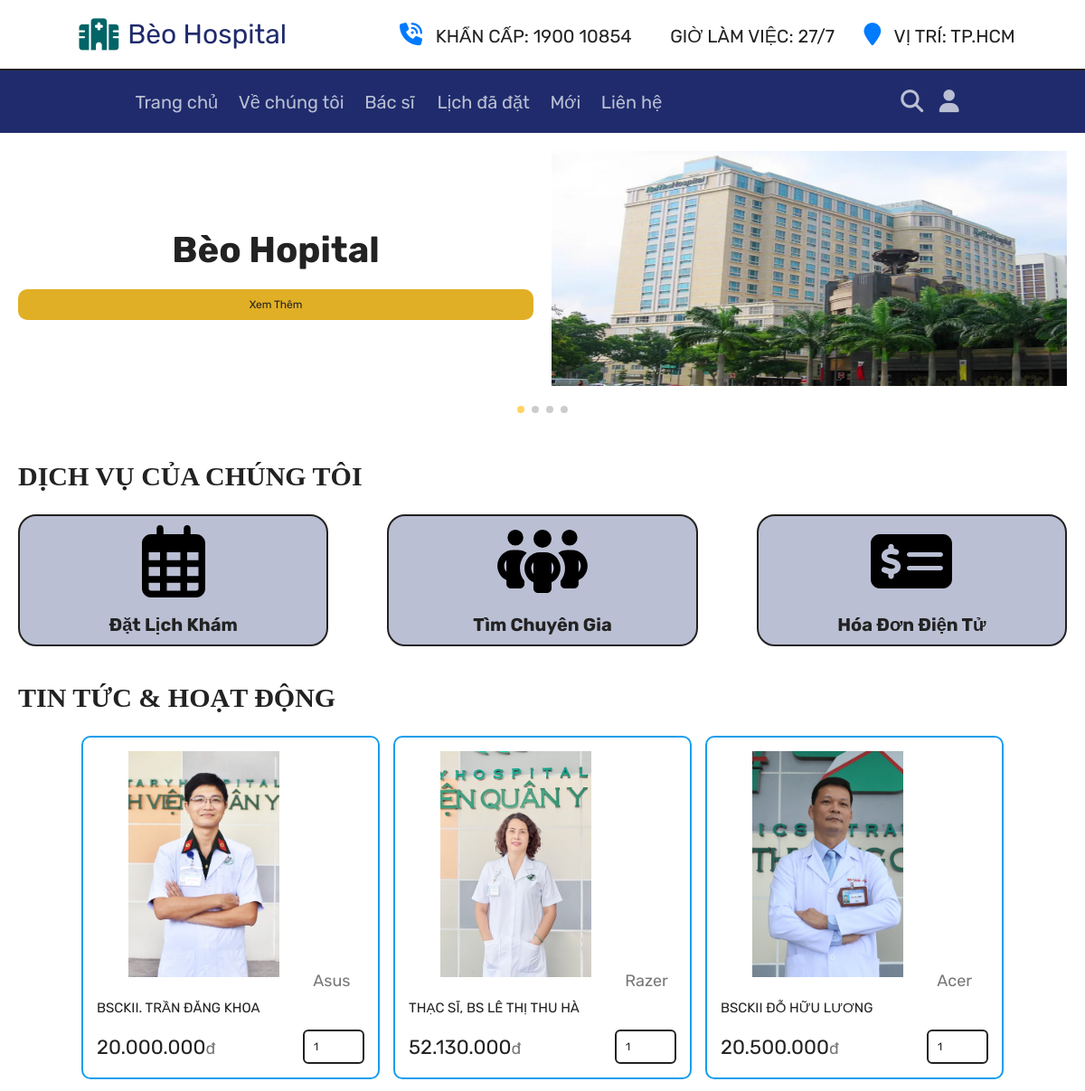
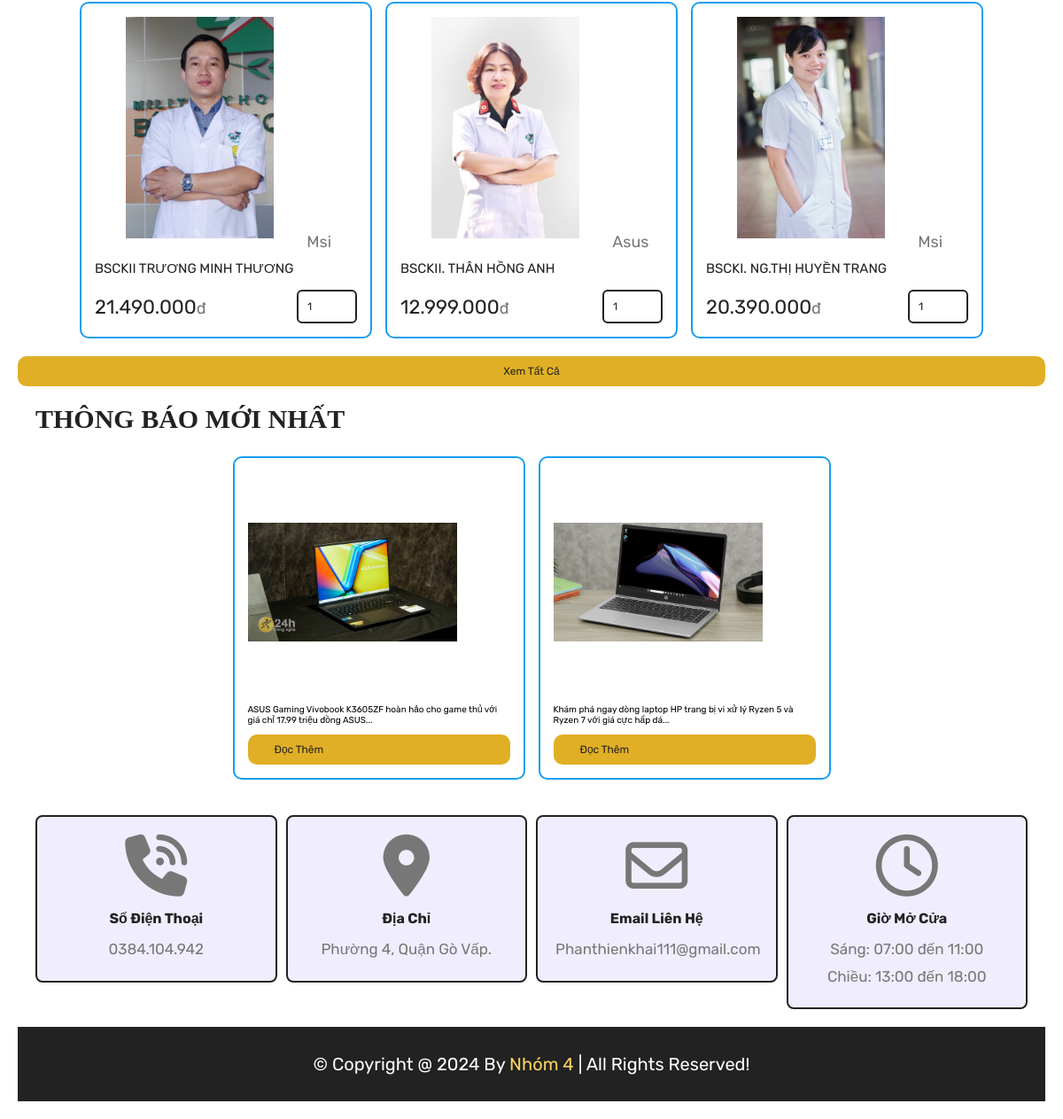
The app's page /home.php with its own data (2 pictures, top to bottom).
### tables this page shows
CREATE TABLE `products` (
  `id` int(100) NOT NULL,
  `name` varchar(100) NOT NULL,
  `category` varchar(100) NOT NULL,
  `price` int(10) NOT NULL,
  `image` varchar(100) NOT NULL,
  `description` text DEFAULT NULL,
  `warranty` int(11) DEFAULT NULL,
  `manufacturer` varchar(255) DEFAULT NULL
);

CREATE TABLE `new` (
  `title` varchar(225) NOT NULL,
  `image` varchar(100) NOT NULL,
  `content` text NOT NULL,
  `id` int(10) NOT NULL
);

### home.php (the view, shortened to what this page needs)
<?php
include 'components/connect.php';
include './convert_currency.php';
?>
<!DOCTYPE html>
<html lang="en">
<head>
   <link rel="stylesheet" href="https://unpkg.com/swiper@8/swiper-bundle.min.css" />
   <link rel="stylesheet" href="https://cdnjs.cloudflare.com/ajax/libs/font-awesome/6.1.1/css/all.min.css">
   <link rel="stylesheet" href="css/style.css">
</head>
<body>
   <?php include 'components/user_header.php'; ?>
   <section class="hero">
      <div class="swiper hero-slider">
         <div class="swiper-wrapper">
            <div class="swiper-slide slide">
               <div class="content">
                  <h3>Bèo  Hopital</h3>
                  <a href="./product.php" class="btn">Xem thêm</a>
               </div>
               <div class="image">
                  <img src="imgs/Raffles_Hospital.png" alt="">
               </div>
            </div>
            <div class="swiper-slide slide">
               <div class="content">
                  <h3>TỰ HÀO LÀ BỆNH VIỆN ĐA KHOA HẠNG I</h3>
                  <a href="./product.php" class="btn">Xem thêm</a>
               </div>
               <div class="image">
                  <img src="imgs/cover-home-6.jpg" alt="">
               </div>
            </div>
            <div class="swiper-slide slide">
               <div class="content">
                  <h3>"THÂN THIỆN ĐỊNH HƯỚNG HIỆN ĐẠI" <br>LÀ CHÂM NGÔN CỦA BỆNH VIỆN</h3>
                  <a href="./product.php" class="btn">Xem thêm</a>
               </div>
               <div class="image">
                  <img src="imgs/cover-home-5.jpg" alt="">
               </div>
            </div>
            <div class="swiper-slide slide">
               <div class="content">
                  <h3>TRANG THIẾT BỊ - CƠ SỞ VẬT CHẤT HIỆN ĐẠI <br> ĐÁP ỨNG NHU CẦU BỆNH NHÂN </h3>
                  <a href="./product.php" class="btn">Xem thêm</a>
               </div>
               <div class="image">
                  <img src="imgs/cover-home-3.jpg " alt="">
               </div>
            </div>
         </div>
         <div class="swiper-pagination"></div>
      </div>
   </section>
   <section class="category">
      <h1 class="title">DỊCH VỤ CỦA CHÚNG TÔI</h1>
      <div class="box-container">
         <a href="datlich.php" class="box">
            <img src="imgs/calendar-days-regular.svg" class="icon_svg" alt="">
            <h3>Đặt lịch khám</h3>
         </a>
         <a href="category.php?category=acer" class="box">
         <img src="imgs/people-group-solid.svg" alt="">
            <h3>Tìm Chuyên Gia</h3>
         </a>
         <a href="category.php?category=msi" class="box">
            <img src="imgs/money-check-dollar-solid.svg" alt="">
            <h3>Hóa Đơn Điện Tử</h3>
         </a>
      </div>
   </section>
   <section class="products">
      <h1 class="title">TIN TỨC & HOẠT ĐỘNG</h1>
      <div class="box-container">
         <?php
         $select_products = $conn->prepare("SELECT * FROM `products` LIMIT 6");
         $select_products->execute();
         if ($select_products->rowCount() > 0) {
            while ($fetch_products = $select_products->fetch(PDO::FETCH_ASSOC)) {
         ?>
               <form action="" method="post" class="box">
                  <img src="uploaded_img/<?= $fetch_products['image']; ?>" alt="">
                  <a href="category.php?category=<?= $fetch_products['category']; ?>" class="cat"><?= $fetch_products['category']; ?></a>
                  <div class="name"><?= $fetch_products['name']; ?></div>
                  <div class="flex">
                     <div class="price"><?php echo currency_format($fetch_products['price']); ?></div>
                     <input type="number" name="qty" class="qty" min="1" max="99" value="1" maxlength="2">
                  </div>
               </form>
         <?php
            }
         } else {
            echo '<p class="empty">Không có sản phẩm để hiển thị!</p>';
         }
         ?>
      </div>
      <div class="more-btn">
         <a href="./product.php" class="btn">Xem tất cả</a>
      </div>
      <section class="content">
   <h1 class="title">THÔNG BÁO MỚI NHẤT</h1>
   <div class="box-container">
      <?php
      $select_posts = $conn->prepare("SELECT * FROM `new` LIMIT 3");
      $select_posts->execute();
      if ($select_posts->rowCount() > 0) {
         while ($fetch_posts = $select_posts->fetch(PDO::FETCH_ASSOC)) {
      ?>
            <div class="box">
               <img src="content_image/<?= $fetch_posts['image']; ?>" alt="Bài viết">
               <p><?= substr($fetch_posts['content'], 0, 100); ?>...</p>
               <a href="content.php?id=<?= $fetch_posts['id']; ?>" class="btn">Đọc thêm</a>
            </div>
      <?php
         }
      } else {
         echo '<p class="empty">Không có bài viết để hiển thị!</p>';
      }
      ?>
   </div>
</section>
   <?php include 'components/footer.php'; ?>
</body>
</html>

### components/user_header.php (shortened to what this page needs)
<header class="header">
   <section class="content_bg-white">
      <a href="home.php" class="logo"><i id="logo" class="fa-sharp-duotone fa-solid fa-hospital"></i>Bèo Hospital</a>
      <nav class="navbar">
         <a href="#"><i class="fa-duotone fa-solid fa-phone-volume" ></i> KHẨN CẤP: 1900 10854</a>
         <a href="#"><i class="fa fa-clock-o" aria-hidden="true"></i></i>GIỜ LÀM VIỆC: 27/7</a>
         <a href="#"><i class="fa fa-map-marker" aria-hidden="true"></i>
            </i>VỊ TRÍ: TP.HCM</a>
      </nav>
   </section>
   <section class="flex">
      <nav class="navbar">
         <a href="home.php">Trang chủ</a>
         <a href="about.php">Về chúng tôi</a>
         <a href="product.php">Bác sĩ </a>
         <a href="orders.php">Lịch đã đặt</a>
         <a href="contact.php">Mới</a>
         <a href="contact.php">Liên hệ</a>
      </nav>
      <div class="icons">
         <a href="search.php"><i class="fas fa-search"></i></a>
         <div id="user-btn" class="fas fa-user"></div>
      </div>
   </section>
</header>

### convert_currency.php
<?php
if (!function_exists('currency_format')) {
    function currency_format($number, $suffix = 'đ')
    {
        if (!empty($number)) {
            return number_format($number, 0, ',', '.') . "<span>{$suffix}</span>";
        }
    }
}

### components/footer.php (shortened to what this page needs)
<footer class="footer">
   <section class="grid">
      <div class="box">
          <i class="fa-solid fa-phone-volume"></i>
         <h3>số điện thoại</h3>
         <a href="tel://0384104942">0384.104.942</a>
       </div>
      <div class="box">
          <i class="fa-duotone fa-solid fa-location-dot"></i>
         <h3>địa chỉ</h3>
         <a href="#">Phường 4, Quận Gò Vấp.</a>
      </div>
      <div class="box">
          <i class="fa-regular fa-envelope"></i>
         <h3>email liên hệ</h3>
         <a href="mailto:Phanthienkhai111@gmail.com">Phanthienkhai111@gmail.com</a>
       </div>
      <div class="box">
          <i class="fa-regular fa-clock"></i>
         <h3>giờ mở cửa</h3>
         <p>Sáng: 07:00 đến 11:00</p>
         <p>Chiều: 13:00 đến 18:00</p>
      </div>
   </section>
   <div class="credit">&copy; copyright @ <?= date('Y'); ?> by <span>Nhóm 4</span> | all rights reserved!</div>
</footer>

### records on screen
products: image (picture), category "Asus", name "BSCKII. TRẦN ĐĂNG KHOA", price "20.000.000"
products: image (picture), category "Razer", name "THẠC SĨ, BS LÊ THỊ THU HÀ", price "52.130.000"
products: image (picture), category "Acer", name "BSCKII ĐỖ HỮU LƯƠNG", price "20.500.000"
products: image (picture), category "Msi", name "BSCKII TRƯƠNG MINH THƯƠNG", price "21.490.000"
products: image (picture), category "Asus", name "BSCKII. THÂN HỒNG ANH", price "12.999.000"
products: image (picture), category "Msi", name "BSCKI. NG.THỊ HUYỀN TRANG", price "20.390.000"
new: image (picture), content "ASUS Gaming Vivobook K3605ZF hoàn hảo cho game thủ với giá chỉ 17.99 triệu đồng ASUS"
new: image (picture), content "Khám phá ngay dòng laptop HP trang bị vi xử lý Ryzen 5 và Ryzen 7 với giá cực hấp dá"
